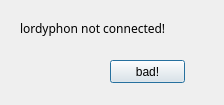
<?xml version="1.0" encoding="UTF-8"?>
<ui version="4.0">
 <class>Dialog</class>
 <widget class="QDialog" name="Dialog">
  <property name="geometry">
   <rect>
    <x>0</x>
    <y>0</y>
    <width>224</width>
    <height>105</height>
   </rect>
  </property>
  <property name="windowTitle">
   <string>Dialog</string>
  </property>
  <widget class="QLabel" name="label_2">
   <property name="geometry">
    <rect>
     <x>20</x>
     <y>20</y>
     <width>171</width>
     <height>16</height>
    </rect>
   </property>
   <property name="font">
    <font>
     <family>Lucida Sans Typewriter</family>
     <weight>50</weight>
     <bold>false</bold>
    </font>
   </property>
   <property name="contextMenuPolicy">
    <enum>Qt::DefaultContextMenu</enum>
   </property>
   <property name="accessibleName">
    <string>0</string>
   </property>
   <property name="frameShadow">
    <enum>QFrame::Sunken</enum>
   </property>
   <property name="lineWidth">
    <number>0</number>
   </property>
   <property name="text">
    <string>lordyphon not connected!</string>
   </property>
  </widget>
  <widget class="QPushButton" name="pushButton">
   <property name="geometry">
    <rect>
     <x>110</x>
     <y>60</y>
     <width>75</width>
     <height>23</height>
    </rect>
   </property>
   <property name="text">
    <string>bad!</string>
   </property>
  </widget>
 </widget>
 <resources/>
 <connections/>
</ui>
